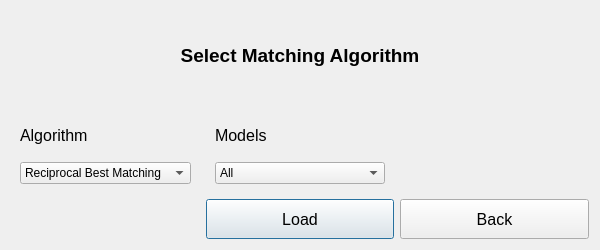
<?xml version="1.0" encoding="UTF-8"?>
<ui version="4.0">
  <class>SelectAlgorithmWindow</class>
  <widget class="QDialog" name="SelectAlgorithmWindow">
    <property name="geometry">
      <rect>
        <x>0</x>
        <y>0</y>
        <width>600</width>
        <height>250</height>
      </rect>
    </property>
    <property name="windowTitle">
      <string>Select Matching Algorithm</string>
    </property>
    <layout class="QGridLayout" name="gridLayout">
      <item row="0" column="0" colspan="3">
        <widget class="QLabel" name="title_label">
          <property name="text">
            <string>Select Matching Algorithm</string>
          </property>
          <property name="font">
            <font>
              <pointsize>14</pointsize>
              <weight>75</weight>
              <bold>true</bold>
            </font>
          </property>
          <property name="alignment">
            <set>Qt::AlignCenter</set>
          </property>
        </widget>
      </item>
      <item row="1" column="0">
        <widget class="QFrame" name="algorithm_frame">
          <layout class="QHBoxLayout" name="horizontalLayout">
            <item>
              <layout class="QVBoxLayout" name="verticalLayout">
                <item>
                  <widget class="QLabel" name="algorithm_label">
                    <property name="text">
                      <string>Algorithm</string>
                    </property>
                    <property name="font">
                      <font>
                        <pointsize>12</pointsize>
                      </font>
                    </property>
                  </widget>
                </item>
                <item>
                  <widget class="QComboBox" name="algorithm_combo">
                    <item>
                      <property name="text">
                        <string>Reciprocal Best Matching</string>
                      </property>
                    </item>
                    <item>
                      <property name="text">
                        <string>Greedy Matching</string>
                      </property>
                    </item>
                    <item>
                      <property name="text">
                        <string>Hungarian Matching</string>
                      </property>
                    </item>
                  </widget>
                </item>
              </layout>
            </item>
          </layout>
        </widget>
      </item>
      <item row="1" column="1">
        <widget class="QFrame" name="models_frame">
          <layout class="QHBoxLayout" name="horizontalLayout_2">
            <item>
              <layout class="QVBoxLayout" name="verticalLayout_2">
                <item>
                  <widget class="QLabel" name="models_label">
                    <property name="text">
                      <string>Models</string>
                    </property>
                    <property name="font">
                      <font>
                        <pointsize>12</pointsize>
                      </font>
                    </property>
                  </widget>
                </item>
                <item>
                  <widget class="QComboBox" name="models_combo">
                    <item>
                      <property name="text">
                        <string>All</string>
                      </property>
                    </item>
                    <item>
                      <property name="text">
                        <string>Only Unmatched</string>
                      </property>
                    </item>
                  </widget>
                </item>
              </layout>
            </item>
          </layout>
        </widget>
      </item>
<!--
      <item row="1" column="2">
        <widget class="QFrame" name="filter_frame">
          <layout class="QHBoxLayout" name="horizontalLayout_3">
            <item>
              <widget class="QPushButton" name="filter_button">
                <property name="text">
                  <string>Filter Model</string>
                </property>
                <property name="font">
                  <font>
                    <pointsize>12</pointsize>
                  </font>
                </property>
                <property name="minimumSize">
                  <size>
                    <width>120</width>
                    <height>50</height>
                  </size>
                </property>
              </widget>
            </item>
          </layout>
        </widget>
      </item>
-->
      <item row="2" column="1">
        <widget class="QPushButton" name="load_button">
          <property name="text">
            <string>Load</string>
          </property>
          <property name="font">
            <font>
              <pointsize>12</pointsize>
            </font>
          </property>
          <property name="minimumSize">
            <size>
              <width>100</width>
              <height>40</height>
            </size>
          </property>
        </widget>
      </item>
      <item row="2" column="2">
        <widget class="QPushButton" name="back_button">
          <property name="text">
            <string>Back</string>
          </property>
          <property name="font">
            <font>
              <pointsize>12</pointsize>
            </font>
          </property>
          <property name="minimumSize">
            <size>
              <width>100</width>
              <height>40</height>
            </size>
          </property>
        </widget>
      </item>
    </layout>
  </widget>
  <resources/>
  <connections/>
</ui>
